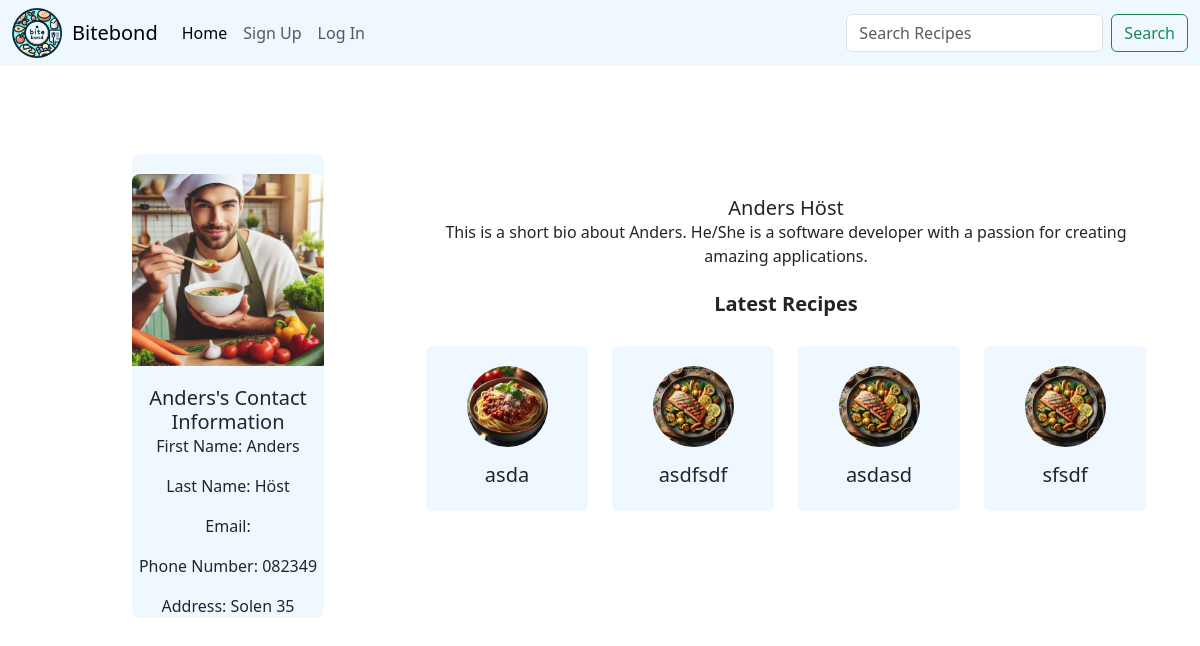
Before: /profile/1/ with the older database file.
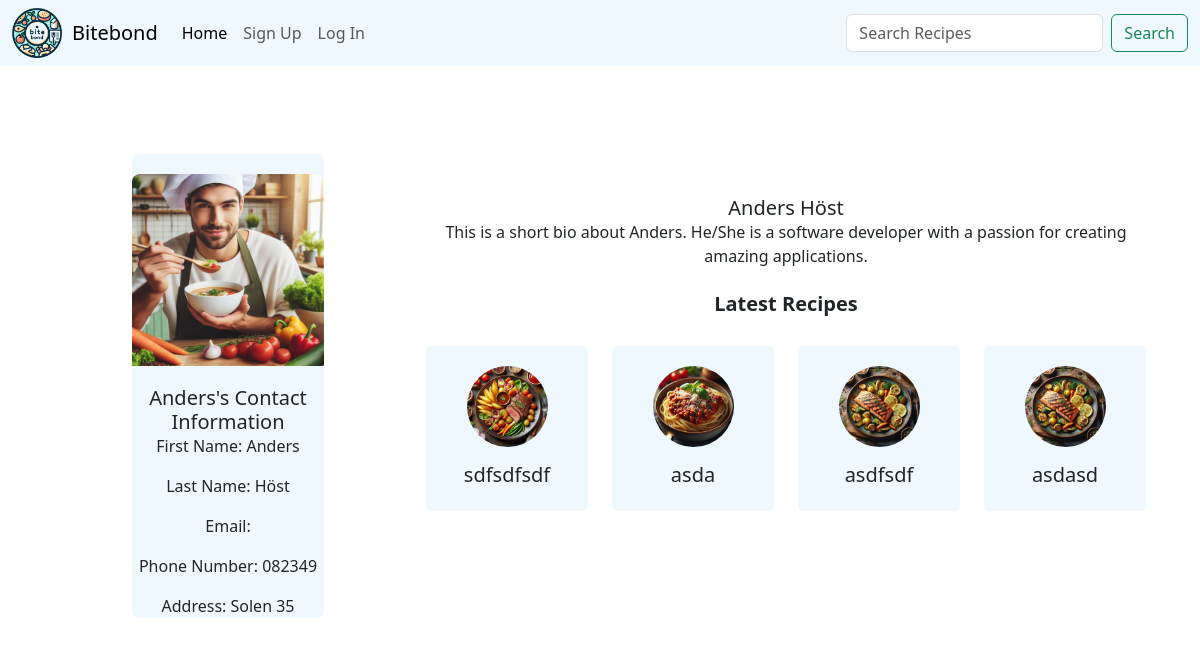
After: the same page with the newer database file.
### app/models.py (models this page shows, shortened)
class Recipe(models.Model):
    user = models.ForeignKey(User, on_delete=models.CASCADE, related_name='recipes', default=1)  # Provide a default user ID
    title = models.CharField(max_length=255)
    ingredients = models.TextField()
    instructions = models.TextField()
    cooking_time = models.IntegerField()
    preparation_time = models.IntegerField()
    serving_size = models.IntegerField()
    tips = models.TextField(blank=True, null=True)
    picture = models.ImageField(upload_to='recipes/', blank=True, null=True)
    created_at = models.DateTimeField(default=timezone.now)

### app/views.py (the view)
# urls.py: path('profile/<int:user_id>/', views.profile, name='profile'),
def profile(request, user_id):
    user_profile = get_object_or_404(Profile, user__id=user_id)
    latest_recipes = Recipe.objects.filter(user=user_profile.user).order_by('-created_at')[:4]
    return render(request, 'profile.html', {'profile': user_profile, 'latest_recipes': latest_recipes})

### app/templates/profile.html (shortened to what this page needs)
<!DOCTYPE html>
{% extends 'base.html' %}
{% load static %}
{% block content %}
<div class="container mt-5">
    <div class="row">
        <div class="col-md-4 d-flex justify-content-center">
            <div class="profile" style="width: 12rem;">
                {% if profile.picture %}
                    <img src="{{ profile.picture.url }}" alt="Profile Picture" class="card-img-top" id="profile-picture">
                {% else %}
                    <p>No profile picture uploaded.</p>
                {% endif %}
                <div class="card-body text-center">
                    <h5 class="card-title">{{ profile.user.username }}'s Contact Information</h5>
                    <p class="card-text">First Name: {{ profile.user.first_name }}</p>
                    <p class="card-text">Last Name: {{ profile.user.last_name }}</p>
                    <p class="card-text">Email: {{ profile.user.email }}</p>
                    <p class="card-text">Phone Number: {{ profile.phone_number }}</p>
                    <p class="card-text">Address: {{ profile.address }}</p>
                </div>
            </div>
        </div>
        <div class="col-md-8 d-flex justify-content-center align-items-center">
            <div class="container-bio">
                <div class="card-body text-center">
                    <h5 class="card-title">{{ profile.user.first_name }} {{ profile.user.last_name }}</h5>
                    <p class="card-text">This is a short bio about {{ profile.user.first_name }}. He/She is a software developer with a passion for creating amazing applications.</p>
                    {% if latest_recipes %}
                    <div class="latest-recipes mt-4">
                        <h5 class="card-title-latest">Latest Recipes</h5>
                        <div class="row">
                            {% for recipe in latest_recipes|slice:":4" %}
                            <div class="col-md-3">
                                <div class="card mb-3" onclick="window.location.href='{% url 'recipe_detail' recipe.id %}'">
                                    {% if recipe.picture %}
                                        <img id="recipe-picture" src="{{ recipe.picture.url }}" alt="{{ recipe.title }}" class="rounded-circle img-fluid mx-auto d-block" style="max-width: 50%;">
                                    {% else %}
                                        <img id="recipe-picture" src="{% static 'images/recipe.jpg' %}" alt="Default Recipe Image" class="rounded-circle img-fluid mx-auto d-block" style="max-width: 50%;">
                                    {% endif %}
                                    <div class="card-body">
                                        <h5 class="card-title">{{ recipe.title }}</h5>
                                    </div>
                                </div>
                            </div>
                            {% endfor %}
                        </div>
                    </div>
                {% else %}
                    <p>No recipes found.</p>
                {% endif %}
                </div>
            </div>
        </div>
    </div>
</div>
{% endblock %}

Changed rows visible on the page:
no longer on this page (row unchanged): Recipe: picture (picture), title "sfsdf"
added Recipe: picture (picture), title "sdfsdfsdf"
